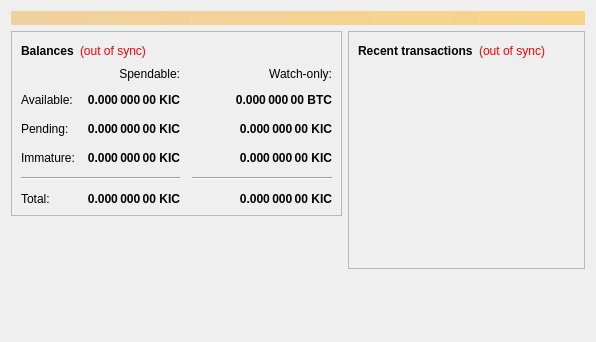
<?xml version="1.0" encoding="UTF-8"?>
<ui version="4.0">
 <class>OverviewPage</class>
 <widget class="QWidget" name="OverviewPage">
  <property name="geometry">
   <rect>
    <x>0</x>
    <y>0</y>
    <width>596</width>
    <height>342</height>
   </rect>
  </property>
  <property name="windowTitle">
   <string>Form</string>
  </property>
  <layout class="QVBoxLayout" name="topLayout">
   <item>
    <widget class="QLabel" name="labelAlerts">
     <property name="visible">
      <bool>false</bool>
     </property>
     <property name="styleSheet">
      <string notr="true">background-color: qlineargradient(x1: 0, y1: 0, x2: 1, y2: 0, stop:0 #F0D0A0, stop:1 #F8D488); color:#000000;</string>
     </property>
     <property name="wordWrap">
      <bool>true</bool>
     </property>
     <property name="margin">
      <number>3</number>
     </property>
    </widget>
   </item>
   <item>
    <layout class="QHBoxLayout" name="horizontalLayout" stretch="1,1">
     <item>
      <layout class="QVBoxLayout" name="verticalLayout_2">
       <item>
        <widget class="QFrame" name="frame">
         <property name="frameShape">
          <enum>QFrame::StyledPanel</enum>
         </property>
         <property name="frameShadow">
          <enum>QFrame::Raised</enum>
         </property>
         <layout class="QVBoxLayout" name="verticalLayout_4">
          <item>
           <layout class="QHBoxLayout" name="horizontalLayout_4">
            <item>
             <widget class="QLabel" name="label_5">
              <property name="font">
               <font>
                <weight>75</weight>
                <bold>true</bold>
               </font>
              </property>
              <property name="text">
               <string>Balances</string>
              </property>
             </widget>
            </item>
            <item>
             <widget class="QLabel" name="labelWalletStatus">
              <property name="cursor">
               <cursorShape>WhatsThisCursor</cursorShape>
              </property>
              <property name="toolTip">
               <string>The displayed information may be out of date. Your wallet automatically synchronizes with the Kibicoin network after a connection is established, but this process has not completed yet.</string>
              </property>
              <property name="styleSheet">
               <string notr="true">QLabel { color: red; }</string>
              </property>
              <property name="text">
               <string notr="true">(out of sync)</string>
              </property>
              <property name="alignment">
               <set>Qt::AlignLeading|Qt::AlignLeft|Qt::AlignVCenter</set>
              </property>
             </widget>
            </item>
            <item>
             <spacer name="horizontalSpacer_3">
              <property name="orientation">
               <enum>Qt::Horizontal</enum>
              </property>
              <property name="sizeHint" stdset="0">
               <size>
                <width>40</width>
                <height>20</height>
               </size>
              </property>
             </spacer>
            </item>
           </layout>
          </item>
          <item>
           <layout class="QGridLayout" name="gridLayout">
            <property name="spacing">
             <number>12</number>
            </property>
            <item row="2" column="2">
             <widget class="QLabel" name="labelWatchPending">
              <property name="font">
               <font>
                <weight>75</weight>
                <bold>true</bold>
               </font>
              </property>
              <property name="cursor">
               <cursorShape>IBeamCursor</cursorShape>
              </property>
              <property name="toolTip">
               <string>Unconfirmed transactions to watch-only addresses</string>
              </property>
              <property name="text">
               <string notr="true">0.000 000 00 KIC</string>
              </property>
              <property name="alignment">
               <set>Qt::AlignRight|Qt::AlignTrailing|Qt::AlignVCenter</set>
              </property>
              <property name="textInteractionFlags">
               <set>Qt::LinksAccessibleByMouse|Qt::TextSelectableByKeyboard|Qt::TextSelectableByMouse</set>
              </property>
             </widget>
            </item>
            <item row="2" column="1">
             <widget class="QLabel" name="labelUnconfirmed">
              <property name="font">
               <font>
                <weight>75</weight>
                <bold>true</bold>
               </font>
              </property>
              <property name="cursor">
               <cursorShape>IBeamCursor</cursorShape>
              </property>
              <property name="toolTip">
               <string>Total of transactions that have yet to be confirmed, and do not yet count toward the spendable balance</string>
              </property>
              <property name="text">
               <string notr="true">0.000 000 00 KIC</string>
              </property>
              <property name="alignment">
               <set>Qt::AlignRight|Qt::AlignTrailing|Qt::AlignVCenter</set>
              </property>
              <property name="textInteractionFlags">
               <set>Qt::LinksAccessibleByMouse|Qt::TextSelectableByKeyboard|Qt::TextSelectableByMouse</set>
              </property>
             </widget>
            </item>
            <item row="3" column="2">
             <widget class="QLabel" name="labelWatchImmature">
              <property name="font">
               <font>
                <weight>75</weight>
                <bold>true</bold>
               </font>
              </property>
              <property name="cursor">
               <cursorShape>IBeamCursor</cursorShape>
              </property>
              <property name="toolTip">
               <string>Mined balance in watch-only addresses that has not yet matured</string>
              </property>
              <property name="text">
               <string notr="true">0.000 000 00 KIC</string>
              </property>
              <property name="alignment">
               <set>Qt::AlignRight|Qt::AlignTrailing|Qt::AlignVCenter</set>
              </property>
              <property name="textInteractionFlags">
               <set>Qt::LinksAccessibleByMouse|Qt::TextSelectableByKeyboard|Qt::TextSelectableByMouse</set>
              </property>
             </widget>
            </item>
            <item row="4" column="0" colspan="2">
             <widget class="Line" name="line">
              <property name="orientation">
               <enum>Qt::Horizontal</enum>
              </property>
             </widget>
            </item>
            <item row="4" column="2">
             <widget class="Line" name="lineWatchBalance">
              <property name="sizePolicy">
               <sizepolicy hsizetype="Preferred" vsizetype="Fixed">
                <horstretch>0</horstretch>
                <verstretch>0</verstretch>
               </sizepolicy>
              </property>
              <property name="minimumSize">
               <size>
                <width>140</width>
                <height>0</height>
               </size>
              </property>
              <property name="orientation">
               <enum>Qt::Horizontal</enum>
              </property>
             </widget>
            </item>
            <item row="5" column="0">
             <widget class="QLabel" name="labelTotalText">
              <property name="text">
               <string>Total:</string>
              </property>
             </widget>
            </item>
            <item row="3" column="1">
             <widget class="QLabel" name="labelImmature">
              <property name="font">
               <font>
                <weight>75</weight>
                <bold>true</bold>
               </font>
              </property>
              <property name="cursor">
               <cursorShape>IBeamCursor</cursorShape>
              </property>
              <property name="toolTip">
               <string>Mined balance that has not yet matured</string>
              </property>
              <property name="text">
               <string notr="true">0.000 000 00 KIC</string>
              </property>
              <property name="alignment">
               <set>Qt::AlignRight|Qt::AlignTrailing|Qt::AlignVCenter</set>
              </property>
              <property name="textInteractionFlags">
               <set>Qt::LinksAccessibleByMouse|Qt::TextSelectableByKeyboard|Qt::TextSelectableByMouse</set>
              </property>
             </widget>
            </item>
            <item row="2" column="3">
             <spacer name="horizontalSpacer_2">
              <property name="orientation">
               <enum>Qt::Horizontal</enum>
              </property>
              <property name="sizeHint" stdset="0">
               <size>
                <width>40</width>
                <height>20</height>
               </size>
              </property>
             </spacer>
            </item>
            <item row="3" column="0">
             <widget class="QLabel" name="labelImmatureText">
              <property name="text">
               <string>Immature:</string>
              </property>
             </widget>
            </item>
            <item row="5" column="1">
             <widget class="QLabel" name="labelTotal">
              <property name="font">
               <font>
                <weight>75</weight>
                <bold>true</bold>
               </font>
              </property>
              <property name="cursor">
               <cursorShape>IBeamCursor</cursorShape>
              </property>
              <property name="toolTip">
               <string>Your current total balance</string>
              </property>
              <property name="text">
               <string notr="true">0.000 000 00 KIC</string>
              </property>
              <property name="alignment">
               <set>Qt::AlignRight|Qt::AlignTrailing|Qt::AlignVCenter</set>
              </property>
              <property name="textInteractionFlags">
               <set>Qt::LinksAccessibleByMouse|Qt::TextSelectableByKeyboard|Qt::TextSelectableByMouse</set>
              </property>
             </widget>
            </item>
            <item row="5" column="2">
             <widget class="QLabel" name="labelWatchTotal">
              <property name="font">
               <font>
                <weight>75</weight>
                <bold>true</bold>
               </font>
              </property>
              <property name="cursor">
               <cursorShape>IBeamCursor</cursorShape>
              </property>
              <property name="toolTip">
               <string>Current total balance in watch-only addresses</string>
              </property>
              <property name="text">
               <string notr="true">0.000 000 00 KIC</string>
              </property>
              <property name="alignment">
               <set>Qt::AlignRight|Qt::AlignTrailing|Qt::AlignVCenter</set>
              </property>
              <property name="textInteractionFlags">
               <set>Qt::LinksAccessibleByMouse|Qt::TextSelectableByKeyboard|Qt::TextSelectableByMouse</set>
              </property>
             </widget>
            </item>
            <item row="0" column="2">
             <widget class="QLabel" name="labelWatchonly">
              <property name="text">
               <string>Watch-only:</string>
              </property>
              <property name="alignment">
               <set>Qt::AlignRight|Qt::AlignTrailing|Qt::AlignVCenter</set>
              </property>
             </widget>
            </item>
            <item row="1" column="0">
             <widget class="QLabel" name="labelBalanceText">
              <property name="text">
               <string>Available:</string>
              </property>
             </widget>
            </item>
            <item row="1" column="1">
             <widget class="QLabel" name="labelBalance">
              <property name="font">
               <font>
                <weight>75</weight>
                <bold>true</bold>
               </font>
              </property>
              <property name="cursor">
               <cursorShape>IBeamCursor</cursorShape>
              </property>
              <property name="toolTip">
               <string>Your current spendable balance</string>
              </property>
              <property name="text">
               <string notr="true">0.000 000 00 KIC</string>
              </property>
              <property name="alignment">
               <set>Qt::AlignRight|Qt::AlignTrailing|Qt::AlignVCenter</set>
              </property>
              <property name="textInteractionFlags">
               <set>Qt::LinksAccessibleByMouse|Qt::TextSelectableByKeyboard|Qt::TextSelectableByMouse</set>
              </property>
             </widget>
            </item>
            <item row="1" column="2">
             <widget class="QLabel" name="labelWatchAvailable">
              <property name="font">
               <font>
                <weight>75</weight>
                <bold>true</bold>
               </font>
              </property>
              <property name="cursor">
               <cursorShape>IBeamCursor</cursorShape>
              </property>
              <property name="toolTip">
               <string>Your current balance in watch-only addresses</string>
              </property>
              <property name="text">
               <string notr="true">0.000 000 00 BTC</string>
              </property>
              <property name="alignment">
               <set>Qt::AlignRight|Qt::AlignTrailing|Qt::AlignVCenter</set>
              </property>
              <property name="textInteractionFlags">
               <set>Qt::LinksAccessibleByMouse|Qt::TextSelectableByKeyboard|Qt::TextSelectableByMouse</set>
              </property>
             </widget>
            </item>
            <item row="2" column="0">
             <widget class="QLabel" name="labelPendingText">
              <property name="text">
               <string>Pending:</string>
              </property>
             </widget>
            </item>
            <item row="0" column="1">
             <widget class="QLabel" name="labelSpendable">
              <property name="text">
               <string>Spendable:</string>
              </property>
              <property name="alignment">
               <set>Qt::AlignRight|Qt::AlignTrailing|Qt::AlignVCenter</set>
              </property>
             </widget>
            </item>
           </layout>
          </item>
         </layout>
        </widget>
       </item>
       <item>
        <spacer name="verticalSpacer">
         <property name="orientation">
          <enum>Qt::Vertical</enum>
         </property>
         <property name="sizeHint" stdset="0">
          <size>
           <width>20</width>
           <height>40</height>
          </size>
         </property>
        </spacer>
       </item>
      </layout>
     </item>
     <item>
      <layout class="QVBoxLayout" name="verticalLayout_3">
       <item>
        <widget class="QFrame" name="frame_2">
         <property name="frameShape">
          <enum>QFrame::StyledPanel</enum>
         </property>
         <property name="frameShadow">
          <enum>QFrame::Raised</enum>
         </property>
         <layout class="QVBoxLayout" name="verticalLayout">
          <item>
           <layout class="QHBoxLayout" name="horizontalLayout_2">
            <item>
             <widget class="QLabel" name="label_4">
              <property name="font">
               <font>
                <weight>75</weight>
                <bold>true</bold>
               </font>
              </property>
              <property name="text">
               <string>Recent transactions</string>
              </property>
             </widget>
            </item>
            <item>
             <widget class="QLabel" name="labelTransactionsStatus">
              <property name="cursor">
               <cursorShape>WhatsThisCursor</cursorShape>
              </property>
              <property name="toolTip">
               <string>The displayed information may be out of date. Your wallet automatically synchronizes with the Kibicoin network after a connection is established, but this process has not completed yet.</string>
              </property>
              <property name="styleSheet">
               <string notr="true">QLabel { color: red; }</string>
              </property>
              <property name="text">
               <string notr="true">(out of sync)</string>
              </property>
              <property name="alignment">
               <set>Qt::AlignRight|Qt::AlignTrailing|Qt::AlignVCenter</set>
              </property>
             </widget>
            </item>
            <item>
             <spacer name="horizontalSpacer">
              <property name="orientation">
               <enum>Qt::Horizontal</enum>
              </property>
              <property name="sizeHint" stdset="0">
               <size>
                <width>40</width>
                <height>20</height>
               </size>
              </property>
             </spacer>
            </item>
           </layout>
          </item>
          <item>
           <widget class="QListView" name="listTransactions">
            <property name="styleSheet">
             <string notr="true">QListView { background: transparent; }</string>
            </property>
            <property name="frameShape">
             <enum>QFrame::NoFrame</enum>
            </property>
            <property name="verticalScrollBarPolicy">
             <enum>Qt::ScrollBarAlwaysOff</enum>
            </property>
            <property name="horizontalScrollBarPolicy">
             <enum>Qt::ScrollBarAlwaysOff</enum>
            </property>
            <property name="selectionMode">
             <enum>QAbstractItemView::NoSelection</enum>
            </property>
           </widget>
          </item>
         </layout>
        </widget>
       </item>
       <item>
        <spacer name="verticalSpacer_2">
         <property name="orientation">
          <enum>Qt::Vertical</enum>
         </property>
         <property name="sizeHint" stdset="0">
          <size>
           <width>20</width>
           <height>40</height>
          </size>
         </property>
        </spacer>
       </item>
      </layout>
     </item>
    </layout>
   </item>
  </layout>
 </widget>
 <resources/>
 <connections/>
</ui>
